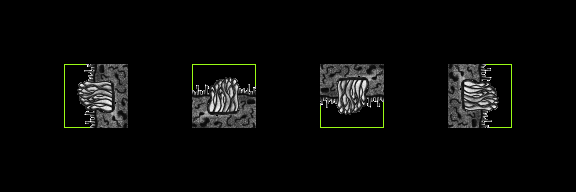

A 2D game scene composited from a Tiled map and its tileset images. What follows is a short description and the map's XML, with each tile layer's data collapsed to a summary:
An orthogonal 9x3 tile map with 64x64 px tiles, 3 tile layers (regions, input_Tiles, output10_Decorations), 10 hidden layers not drawn, 2 tilesets.

<map version="1.0" orientation="orthogonal" renderorder="right-up" width="9" height="3" tilewidth="64" tileheight="64" nextobjectid="1">
 <properties>
  <property name="AutomappingRadius" value="3" />
  <property name="NoOverlappingRules" value="True" />
 </properties>
 <tileset firstgid="1" source="Tiles.tsx" />
 <tileset firstgid="51" source="Decorations.tsx" />
 <layer name="regions" width="9" height="3">
  <data>[27 cells, 4 non-empty, 1 distinct tile ids]</data>
 </layer>
 <layer name="input_Tiles" width="9" height="3">
  <data>[27 cells, 4 non-empty, 4 distinct tile ids]</data>
 </layer>
 <layer name="output1_Decorations" width="9" height="3" visible="0">
  <data>[27 cells, 0 non-empty, 0 distinct tile ids]</data>
 </layer>
 <layer name="output2_Decorations" width="9" height="3" visible="0">
  <data>[27 cells, 0 non-empty, 0 distinct tile ids]</data>
 </layer>
 <layer name="output3_Decorations" width="9" height="3" visible="0">
  <data>[27 cells, 0 non-empty, 0 distinct tile ids]</data>
 </layer>
 <layer name="output4_Decorations" width="9" height="3" visible="0">
  <data>[27 cells, 0 non-empty, 0 distinct tile ids]</data>
 </layer>
 <layer name="output5_Decorations" width="9" height="3" visible="0">
  <data>[27 cells, 0 non-empty, 0 distinct tile ids]</data>
 </layer>
 <layer name="output6_Decorations" width="9" height="3" visible="0">
  <data>[27 cells, 0 non-empty, 0 distinct tile ids]</data>
 </layer>
 <layer name="output7_Decorations" width="9" height="3" visible="0">
  <data>[27 cells, 0 non-empty, 0 distinct tile ids]</data>
 </layer>
 <layer name="output8_Decorations" width="9" height="3" visible="0">
  <data>[27 cells, 0 non-empty, 0 distinct tile ids]</data>
 </layer>
 <layer name="output9_Decorations" width="9" height="3" visible="0">
  <data>[27 cells, 0 non-empty, 0 distinct tile ids]</data>
 </layer>
 <layer name="output11_Decorations" width="9" height="3" visible="0">
  <data>[27 cells, 0 non-empty, 0 distinct tile ids]</data>
 </layer>
 <layer name="output10_Decorations" width="9" height="3">
  <data>[27 cells, 4 non-empty, 4 distinct tile ids]</data>
 </layer>
</map>
